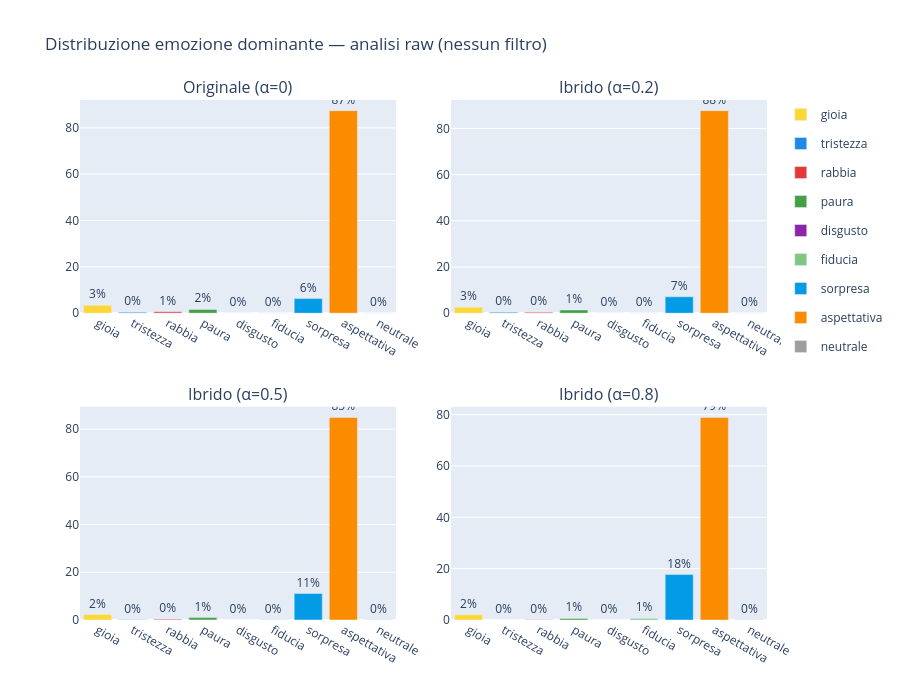

Notebook source saved alongside this figure:
### Code cell
# Distribuzione emozione dominante — prima analisi raw
fig = make_subplots(rows=2, cols=2, subplot_titles=list(MATRICES.keys()),
                    vertical_spacing=0.18, horizontal_spacing=0.08)
positions = [(1,1),(1,2),(2,1),(2,2)]
for idx, (vname, df_r) in enumerate(results_raw.items()):
    counts = df_r["dominant_emotion"].value_counts()
    total  = len(df_r)
    r, c   = positions[idx]
    for emo in BASIC_EMOTIONS + ["neutrale"]:
        n = counts.get(emo, 0)
        fig.add_trace(go.Bar(
            name=emo, x=[emo], y=[round(n/total*100, 1)],
            marker_color=EMOTION_COLORS.get(emo, "#999"),
            showlegend=(idx == 0), legendgroup=emo,
            text=[f"{n/total*100:.0f}%"], textposition="outside"
        ), row=r, col=c)
fig.update_layout(title_text="Distribuzione emozione dominante — analisi raw (nessun filtro)",
                  barmode="group", height=700)
fig.show()

### Figure 1 — Plotly figure (JSON) as saved in the notebook; plotly's stock layout.template omitted (floating-point values rounded to 4 significant figures)
{"data": [{"legendgroup": "gioia", "marker": {"color": "#FDD835"}, "name": "gioia", "showlegend": true, "text": ["3%"], "textposition": "outside", "x": ["gioia"], "y": [3.4], "type": "bar", "xaxis": "x", "yaxis": "y"}, {"legendgroup": "tristezza", "marker": {"color": "#1E88E5"}, "name": "tristezza", "showlegend": true, "text": ["0%"], "textposition": "outside", "x": ["tristezza"], "y": [0.4], "type": "bar", "xaxis": "x", "yaxis": "y"}, {"legendgroup": "rabbia", "marker": {"color": "#E53935"}, "name": "rabbia", "showlegend": true, "text": ["1%"], "textposition": "outside", "x": ["rabbia"], "y": [0.6], "type": "bar", "xaxis": "x", "yaxis": "y"}, {"legendgroup": "paura", "marker": {"color": "#43A047"}, "name": "paura", "showlegend": true, "text": ["2%"], "textposition": "outside", "x": ["paura"], "y": [1.6], "type": "bar", "xaxis": "x", "yaxis": "y"}, {"legendgroup": "disgusto", "marker": {"color": "#8E24AA"}, "name": "disgusto", "showlegend": true, "text": ["0%"], "textposition": "outside", "x": ["disgusto"], "y": [0.0], "type": "bar", "xaxis": "x", "yaxis": "y"}, {"legendgroup": "fiducia", "marker": {"color": "#81C784"}, "name": "fiducia", "showlegend": true, "text": ["0%"], "textposition": "outside", "x": ["fiducia"], "y": [0.1], "type": "bar", "xaxis": "x", "yaxis": "y"}, {"legendgroup": "sorpresa", "marker": {"color": "#039BE5"}, "name": "sorpresa", "showlegend": true, "text": ["6%"], "textposition": "outside", "x": ["sorpresa"], "y": [6.3], "type": "bar", "xaxis": "x", "yaxis": "y"}, {"legendgroup": "aspettativa", "marker": {"color": "#FB8C00"}, "name": "aspettativa", "showlegend": true, "text": ["87%"], "textposition": "outside", "x": ["aspettativa"], "y": [87.4], "type": "bar", "xaxis": "x", "yaxis": "y"}, {"legendgroup": "neutrale", "marker": {"color": "#9E9E9E"}, "name": "neutrale", "showlegend": true, "text": ["0%"], "textposition": "outside", "x": ["neutrale"], "y": [0.1], "type": "bar", "xaxis": "x", "yaxis": "y"}, {"legendgroup": "gioia", "marker": {"color": "#FDD835"}, "name": "gioia", "showlegend": false, "text": ["3%"], "textposition": "outside", "x": ["gioia"], "y": [2.6], "type": "bar", "xaxis": "x2", "yaxis": "y2"}, {"legendgroup": "tristezza", "marker": {"color": "#1E88E5"}, "name": "tristezza", "showlegend": false, "text": ["0%"], "textposition": "outside", "x": ["tristezza"], "y": [0.4], "type": "bar", "xaxis": "x2", "yaxis": "y2"}, {"legendgroup": "rabbia", "marker": {"color": "#E53935"}, "name": "rabbia", "showlegend": false, "text": ["0%"], "textposition": "outside", "x": ["rabbia"], "y": [0.4], "type": "bar", "xaxis": "x2", "yaxis": "y2"}, {"legendgroup": "paura", "marker": {"color": "#43A047"}, "name": "paura", "showlegend": false, "text": ["1%"], "textposition": "outside", "x": ["paura"], "y": [1.4], "type": "bar", "xaxis": "x2", "yaxis": "y2"}, {"legendgroup": "disgusto", "marker": {"color": "#8E24AA"}, "name": "disgusto", "showlegend": false, "text": ["0%"], "textposition": "outside", "x": ["disgusto"], "y": [0.0], "type": "bar", "xaxis": "x2", "yaxis": "y2"}, {"legendgroup": "fiducia", "marker": {"color": "#81C784"}, "name": "fiducia", "showlegend": false, "text": ["0%"], "textposition": "outside", "x": ["fiducia"], "y": [0.1], "type": "bar", "xaxis": "x2", "yaxis": "y2"}, {"legendgroup": "sorpresa", "marker": {"color": "#039BE5"}, "name": "sorpresa", "showlegend": false, "text": ["7%"], "textposition": "outside", "x": ["sorpresa"], "y": [7.1], "type": "bar", "xaxis": "x2", "yaxis": "y2"}, {"legendgroup": "aspettativa", "marker": {"color": "#FB8C00"}, "name": "aspettativa", "showlegend": false, "text": ["88%"], "textposition": "outside", "x": ["aspettativa"], "y": [87.7], "type": "bar", "xaxis": "x2", "yaxis": "y2"}, {"legendgroup": "neutrale", "marker": {"color": "#9E9E9E"}, "name": "neutrale", "showlegend": false, "text": ["0%"], "textposition": "outside", "x": ["neutrale"], "y": [0.1], "type": "bar", "xaxis": "x2", "yaxis": "y2"}, {"legendgroup": "gioia", "marker": {"color": "#FDD835"}, "name": "gioia", "showlegend": false, "text": ["2%"], "textposition": "outside", "x": ["gioia"], "y": [2.3], "type": "bar", "xaxis": "x3", "yaxis": "y3"}, {"legendgroup": "tristezza", "marker": {"color": "#1E88E5"}, "name": "tristezza", "showlegend": false, "text": ["0%"], "textposition": "outside", "x": ["tristezza"], "y": [0.1], "type": "bar", "xaxis": "x3", "yaxis": "y3"}, {"legendgroup": "rabbia", "marker": {"color": "#E53935"}, "name": "rabbia", "showlegend": false, "text": ["0%"], "textposition": "outside", "x": ["rabbia"], "y": [0.3], "type": "bar", "xaxis": "x3", "yaxis": "y3"}, {"legendgroup": "paura", "marker": {"color": "#43A047"}, "name": "paura", "showlegend": false, "text": ["1%"], "textposition": "outside", "x": ["paura"], "y": [1.0], "type": "bar", "xaxis": "x3", "yaxis": "y3"}, {"legendgroup": "disgusto", "marker": {"color": "#8E24AA"}, "name": "disgusto", "showlegend": false, "text": ["0%"], "textposition": "outside", "x": ["disgusto"], "y": [0.0], "type": "bar", "xaxis": "x3", "yaxis": "y3"}, {"legendgroup": "fiducia", "marker": {"color": "#81C784"}, "name": "fiducia", "showlegend": false, "text": ["0%"], "textposition": "outside", "x": ["fiducia"], "y": [0.1], "type": "bar", "xaxis": "x3", "yaxis": "y3"}, {"legendgroup": "sorpresa", "marker": {"color": "#039BE5"}, "name": "sorpresa", "showlegend": false, "text": ["11%"], "textposition": "outside", "x": ["sorpresa"], "y": [11.1], "type": "bar", "xaxis": "x3", "yaxis": "y3"}, {"legendgroup": "aspettativa", "marker": {"color": "#FB8C00"}, "name": "aspettativa", "showlegend": false, "text": ["85%"], "textposition": "outside", "x": ["aspettativa"], "y": [84.9], "type": "bar", "xaxis": "x3", "yaxis": "y3"}, {"legendgroup": "neutrale", "marker": {"color": "#9E9E9E"}, "name": "neutrale", "showlegend": false, "text": ["0%"], "textposition": "outside", "x": ["neutrale"], "y": [0.1], "type": "bar", "xaxis": "x3", "yaxis": "y3"}, {"legendgroup": "gioia", "marker": {"color": "#FDD835"}, "name": "gioia", "showlegend": false, "text": ["2%"], "textposition": "outside", "x": ["gioia"], "y": [2.0], "type": "bar", "xaxis": "x4", "yaxis": "y4"}, {"legendgroup": "tristezza", "marker": {"color": "#1E88E5"}, "name": "tristezza", "showlegend": false, "text": ["0%"], "textposition": "outside", "x": ["tristezza"], "y": [0.0], "type": "bar", "xaxis": "x4", "yaxis": "y4"}, {"legendgroup": "rabbia", "marker": {"color": "#E53935"}, "name": "rabbia", "showlegend": false, "text": ["0%"], "textposition": "outside", "x": ["rabbia"], "y": [0.1], "type": "bar", "xaxis": "x4", "yaxis": "y4"}, {"legendgroup": "paura", "marker": {"color": "#43A047"}, "name": "paura", "showlegend": false, "text": ["1%"], "textposition": "outside", "x": ["paura"], "y": [0.6], "type": "bar", "xaxis": "x4", "yaxis": "y4"}, {"legendgroup": "disgusto", "marker": {"color": "#8E24AA"}, "name": "disgusto", "showlegend": false, "text": ["0%"], "textposition": "outside", "x": ["disgusto"], "y": [0.0], "type": "bar", "xaxis": "x4", "yaxis": "y4"}, {"legendgroup": "fiducia", "marker": {"color": "#81C784"}, "name": "fiducia", "showlegend": false, "text": ["1%"], "textposition": "outside", "x": ["fiducia"], "y": [0.6], "type": "bar", "xaxis": "x4", "yaxis": "y4"}, {"legendgroup": "sorpresa", "marker": {"color": "#039BE5"}, "name": "sorpresa", "showlegend": false, "text": ["18%"], "textposition": "outside", "x": ["sorpresa"], "y": [17.7], "type": "bar", "xaxis": "x4", "yaxis": "y4"}, {"legendgroup": "aspettativa", "marker": {"color": "#FB8C00"}, "name": "aspettativa", "showlegend": false, "text": ["79%"], "textposition": "outside", "x": ["aspettativa"], "y": [78.9], "type": "bar", "xaxis": "x4", "yaxis": "y4"}, {"legendgroup": "neutrale", "marker": {"color": "#9E9E9E"}, "name": "neutrale", "showlegend": false, "text": ["0%"], "textposition": "outside", "x": ["neutrale"], "y": [0.1], "type": "bar", "xaxis": "x4", "yaxis": "y4"}], "layout": {"xaxis": {"anchor": "y", "domain": [0.0, 0.46]}, "yaxis": {"anchor": "x", "domain": [0.59, 1.0]}, "xaxis2": {"anchor": "y2", "domain": [0.54, 1.0]}, "yaxis2": {"anchor": "x2", "domain": [0.59, 1.0]}, "xaxis3": {"anchor": "y3", "domain": [0.0, 0.46]}, "yaxis3": {"anchor": "x3", "domain": [0.0, 0.41]}, "xaxis4": {"anchor": "y4", "domain": [0.54, 1.0]}, "yaxis4": {"anchor": "x4", "domain": [0.0, 0.41]}, "annotations": [{"font": {"size": 16}, "showarrow": false, "text": "Originale (α=0)", "x": 0.23, "xanchor": "center", "xref": "paper", "y": 1.0, "yanchor": "bottom", "yref": "paper"}, {"font": {"size": 16}, "showarrow": false, "text": "Ibrido (α=0.2)", "x": 0.77, "xanchor": "center", "xref": "paper", "y": 1.0, "yanchor": "bottom", "yref": "paper"}, {"font": {"size": 16}, "showarrow": false, "text": "Ibrido (α=0.5)", "x": 0.23, "xanchor": "center", "xref": "paper", "y": 0.41, "yanchor": "bottom", "yref": "paper"}, {"font": {"size": 16}, "showarrow": false, "text": "Ibrido (α=0.8)", "x": 0.77, "xanchor": "center", "xref": "paper", "y": 0.41, "yanchor": "bottom", "yref": "paper"}], "title": {"text": "Distribuzione emozione dominante — analisi raw (nessun filtro)"}, "barmode": "group", "height": 700}}
